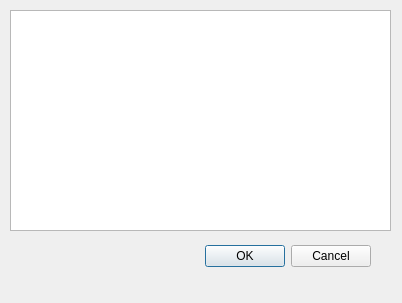
<?xml version="1.0" encoding="UTF-8"?>
<ui version="4.0">
 <class>pluginDialog</class>
 <widget class="QDialog" name="pluginDialog">
  <property name="geometry">
   <rect>
    <x>0</x>
    <y>0</y>
    <width>402</width>
    <height>303</height>
   </rect>
  </property>
  <property name="windowTitle">
   <string>Show Plugins</string>
  </property>
  <widget class="QDialogButtonBox" name="buttonBox">
   <property name="geometry">
    <rect>
     <x>30</x>
     <y>240</y>
     <width>341</width>
     <height>32</height>
    </rect>
   </property>
   <property name="orientation">
    <enum>Qt::Horizontal</enum>
   </property>
   <property name="standardButtons">
    <set>QDialogButtonBox::Cancel|QDialogButtonBox::Ok</set>
   </property>
  </widget>
  <widget class="QTableWidget" name="tableWidget">
   <property name="geometry">
    <rect>
     <x>10</x>
     <y>10</y>
     <width>381</width>
     <height>221</height>
    </rect>
   </property>
  </widget>
 </widget>
 <resources/>
 <connections>
  <connection>
   <sender>buttonBox</sender>
   <signal>accepted()</signal>
   <receiver>pluginDialog</receiver>
   <slot>accept()</slot>
   <hints>
    <hint type="sourcelabel">
     <x>248</x>
     <y>254</y>
    </hint>
    <hint type="destinationlabel">
     <x>157</x>
     <y>274</y>
    </hint>
   </hints>
  </connection>
  <connection>
   <sender>buttonBox</sender>
   <signal>rejected()</signal>
   <receiver>pluginDialog</receiver>
   <slot>reject()</slot>
   <hints>
    <hint type="sourcelabel">
     <x>316</x>
     <y>260</y>
    </hint>
    <hint type="destinationlabel">
     <x>286</x>
     <y>274</y>
    </hint>
   </hints>
  </connection>
 </connections>
</ui>
